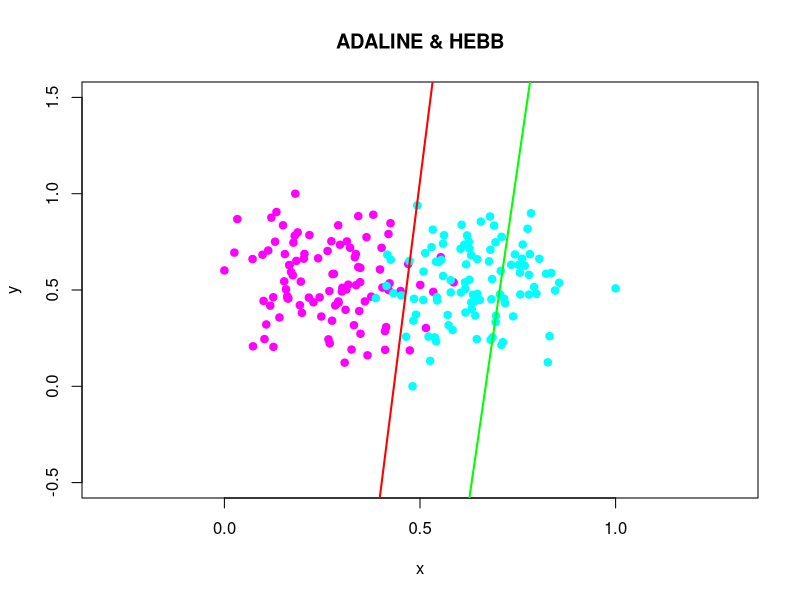

Recreate this plot in R.
library("MASS")

# Для нормализации выборки
normaliData <- function(x) {
  n <- dim(x)[1]
  m <- dim(x)[2]
  res <- matrix(NA, n, m)
  for (i in seq(m)) {
    minVal <- min(x[,i])
    maxVal <- max(x[,i])
    res[,i] <- (x[,i] - minVal)/(maxVal - minVal)
  }
  return(res)
}

drawLine <- function(w, xmin = -2, xmax = -2, ...) {
  x <- seq(xmin, xmax, len = 100)
  f <- function(x) {
    return( - x*w[1]/w[2] + w[3]/w[2] )
  }
  y <- f(x)
  lines(x, y, type="l", ...)
}

# Квадратичная функция потерь для ADALINE
adaLoss <- function(xi, yi, w) {
  mi <- c(crossprod(w, xi)) * yi
  l <- (mi - 1)^2
  return(l)
}
# 
adaUpd <- function(xi, yi, w, eta) {
  wx <- c(crossprod(w, xi))
  #ld <- 2 * (wx - yi) * xi
  ld <- (wx - yi) * xi
  nextW <- w - eta * ld
  return(nextW)
}

# Кусочно линейная для Хебба
hebbLoss <- function(xi, yi, w) {
  mi <- c(crossprod(w, xi)) * yi
  return (max(-mi, 0))
}
# 
hebbUpd <- function(xi, yi, w, eta) {
  nextW <- w + eta * yi * xi
  return (nextW)
}

## Стохастический градиент
stgrad <- function(xl, eta = 1, lambda = 1/6, eps = 1e-5, loss, upd, ...) {
  l <- dim(xl)[1]
  n <- dim(xl)[2] - 1
  w <- rep(0.5, n)
  
  Q <- 0
  Qprev <- Q
  Qhist <- rep(NA, 1000)
  Whist <- matrix(NA, 1000, n)
  isIterMax <- FALSE
  
  # Начальное значение Q
  for (i in seq(l)) {
    xi <- xl[i, 1:n]
    yi <- xl[i, n+1]
    
    Q <- Q + loss(xi, yi, w)
  }
  
  iter <- 0
  repeat {
    # мало ли, бесконечный цикл может быть
    iter <- iter + 1
    if (iter > 1000) {
      isIterMax <- TRUE
      break
    }
    
    mis <- array(dim = l)
    for (i in seq(l)) {
      xi <- xl[i, 1:n]
      yi <- xl[i, n + 1]
      
      mis[i] <- crossprod(w, xi) * yi
    }
    
    errorIndexes <- which(mis <= 0)
    if (length(errorIndexes) == 0) {
      break
    }
    
    i <- sample(errorIndexes, 1)
    xi <- xl[i, 1:n]
    yi <- xl[i, n + 1]
    
    ex <- loss(xi, yi, w)
    w <- upd(xi, yi, w, eta)
    
    Q <- (1 - lambda) * Q + lambda * ex
    Qhist[iter] <- Q
    Whist[iter,] <- w
    # достигли стабилизация Q
    if (abs(Q - Qprev) < eps) {
      break
    }
    Qprev <- Q
    
    #drawLine(w, ...)
  }
  
  #print(Qhist[which(!is.na(Qhist))])
  
  if (isIterMax) {
    w <- Whist[which.min(Qhist),]
  }
  return(function(i) {
    if (i == 1) {
      return(w)
    }
    return(Qhist)
  })
}

colors = c("magenta", "cyan")
n <- 100
m <- 100

sigma1 <- matrix(c(1, 0, 0, 1), 2, 2)
sigma2 <- matrix(c(1, 0, 0, 1), 2, 2)

mu1 <- c(8, 10)
mu2 <- c(11, 10)

xc1 <- mvrnorm(n=n, mu = mu1, Sigma = sigma1)
xc2 <- mvrnorm(n=m, mu = mu2, Sigma = sigma2)

dat <- rbind(xc1, xc2)
dat <- normaliData(dat)
# fake property for wj
dat <- cbind(dat, rep(-1, n+m))
# classes
dat <- cbind(dat, c(rep(-1, n), rep(1, m)))

plotxmin <- min(dat[,1], dat[,1]) - 0.3
plotxmax <- max(dat[,1], dat[,1]) + 0.3
plotymin <- min(dat[,2], dat[,2]) - 0.5
plotymax <- max(dat[,2], dat[,2]) + 0.5
plot(c(), type="n", xlab = "x", ylab = "y", xlim=c(plotxmin, plotxmax), ylim = c(plotymin, plotymax), main="ADALINE & HEBB")

points(dat, pch=21, col=colors[ifelse(dat[,4] == -1, 1, 2)], bg=colors[ifelse(dat[,4] == -1, 1, 2)])

# adaline
resAda <- stgrad(dat, loss = adaLoss, upd = adaUpd, lwd = 1, col = 'lightgreen', xmin = plotxmin, xmax = plotxmax)
drawLine(resAda(1), lwd = 2, col = 'green', xmin = plotxmin, xmax = plotxmax)
# hebb
resHebb <- stgrad(dat, loss = hebbLoss, upd = hebbUpd, lwd = 1, col = 'pink', xmin = plotxmin, xmax = plotxmax)
drawLine(resHebb(1), lwd = 2, col = 'red', xmin = plotxmin, xmax = plotxmax)

#Sys.sleep(5)
#l <- resAda(2)
#b <- length(which(!is.na(l)))
#plot(seq(b), l, type='l')

#Sys.sleep(5)
#l <- resHebb(2)
#b <- length(which(!is.na(l)))
#plot(seq(b), l, type='l')
